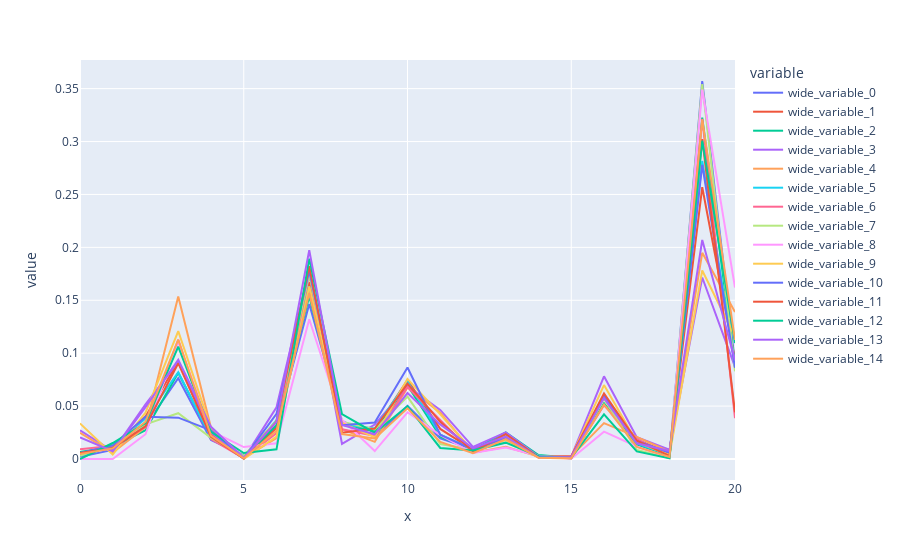

The notebook cell this image was saved under:
### Code cell
x = x2
y = [np.array(x.iloc[0]),np.array(x.iloc[1]),np.array(x.iloc[2]),np.array(x.iloc[3]),np.array(x.iloc[4]),np.array(x.iloc[5]),np.array(x.iloc[6]),
     np.array(x.iloc[7]),np.array(x.iloc[8]),np.array(x.iloc[9]),np.array(x.iloc[10]),np.array(x.iloc[11]),np.array(x.iloc[12]),np.array(x.iloc[13]),np.array(x.iloc[14])]
fig = px.line(x=np.arange(x.shape[1]), y=y)
fig.show()

### Figure 1 — Plotly figure (JSON) as saved in the notebook; plotly's stock layout.template omitted (floating-point values rounded to 4 significant figures)
{"data": [{"hovertemplate": "variable=wide_variable_0<br>x=%{x}<br>value=%{y}<extra></extra>", "legendgroup": "wide_variable_0", "line": {"color": "#636efa", "dash": "solid"}, "marker": {"symbol": "circle"}, "mode": "lines", "name": "wide_variable_0", "orientation": "v", "showlegend": true, "type": "scatter", "x": [0, 1, 2, 3, 4, 5, 6, 7, 8, 9, 10, 11, 12, 13, 14, 15, 16, 17, 18, 19, 20], "xaxis": "x", "y": [0.002224, 0.008607, 0.03164, 0.07628, 0.01796, 0.003536, 0.03058, 0.1464, 0.03599, 0.02102, 0.05013, 0.01953, 0.009206, 0.0198, 0.002057, 0.0008181, 0.0603, 0.01431, 0.002126, 0.3572, 0.09024], "yaxis": "y"}, {"hovertemplate": "variable=wide_variable_1<br>x=%{x}<br>value=%{y}<extra></extra>", "legendgroup": "wide_variable_1", "line": {"color": "#EF553B", "dash": "solid"}, "marker": {"symbol": "circle"}, "mode": "lines", "name": "wide_variable_1", "orientation": "v", "showlegend": true, "type": "scatter", "x": [0, 1, 2, 3, 4, 5, 6, 7, 8, 9, 10, 11, 12, 13, 14, 15, 16, 17, 18, 19, 20], "xaxis": "x", "y": [0.004772, 0.0113, 0.04008, 0.09183, 0.02374, 0.0006655, 0.0293, 0.1671, 0.03252, 0.02791, 0.07451, 0.02844, 0.008719, 0.02151, 0.002332, 0.001783, 0.05891, 0.01831, 0.00551, 0.2568, 0.09395], "yaxis": "y"}, {"hovertemplate": "variable=wide_variable_2<br>x=%{x}<br>value=%{y}<extra></extra>", "legendgroup": "wide_variable_2", "line": {"color": "#00cc96", "dash": "solid"}, "marker": {"symbol": "circle"}, "mode": "lines", "name": "wide_variable_2", "orientation": "v", "showlegend": true, "type": "scatter", "x": [0, 1, 2, 3, 4, 5, 6, 7, 8, 9, 10, 11, 12, 13, 14, 15, 16, 17, 18, 19, 20], "xaxis": "x", "y": [0.006685, 0.01173, 0.02724, 0.08155, 0.02066, 0.0004315, 0.03196, 0.1538, 0.03241, 0.02602, 0.06973, 0.02098, 0.008532, 0.02517, 0.003738, 0.001218, 0.05267, 0.01371, 0.002451, 0.3226, 0.08674], "yaxis": "y"}, {"hovertemplate": "variable=wide_variable_3<br>x=%{x}<br>value=%{y}<extra></extra>", "legendgroup": "wide_variable_3", "line": {"color": "#ab63fa", "dash": "solid"}, "marker": {"symbol": "circle"}, "mode": "lines", "name": "wide_variable_3", "orientation": "v", "showlegend": true, "type": "scatter", "x": [0, 1, 2, 3, 4, 5, 6, 7, 8, 9, 10, 11, 12, 13, 14, 15, 16, 17, 18, 19, 20], "xaxis": "x", "y": [0.02701, 0.007364, 0.05155, 0.09192, 0.02517, 0.0001414, 0.04886, 0.1787, 0.01433, 0.03256, 0.06874, 0.04638, 0.01148, 0.02508, 0.002441, 0.002248, 0.07814, 0.02066, 0.008704, 0.1715, 0.08701], "yaxis": "y"}, {"hovertemplate": "variable=wide_variable_4<br>x=%{x}<br>value=%{y}<extra></extra>", "legendgroup": "wide_variable_4", "line": {"color": "#FFA15A", "dash": "solid"}, "marker": {"symbol": "circle"}, "mode": "lines", "name": "wide_variable_4", "orientation": "v", "showlegend": true, "type": "scatter", "x": [0, 1, 2, 3, 4, 5, 6, 7, 8, 9, 10, 11, 12, 13, 14, 15, 16, 17, 18, 19, 20], "xaxis": "x", "y": [0.02478, 0.006034, 0.03013, 0.1535, 0.02943, 0.0008754, 0.01968, 0.1621, 0.0282, 0.01619, 0.06767, 0.04376, 0.005923, 0.01156, 0.002251, 0.002484, 0.0339, 0.02095, 0.006858, 0.1948, 0.1389], "yaxis": "y"}, {"hovertemplate": "variable=wide_variable_5<br>x=%{x}<br>value=%{y}<extra></extra>", "legendgroup": "wide_variable_5", "line": {"color": "#19d3f3", "dash": "solid"}, "marker": {"symbol": "circle"}, "mode": "lines", "name": "wide_variable_5", "orientation": "v", "showlegend": true, "type": "scatter", "x": [0, 1, 2, 3, 4, 5, 6, 7, 8, 9, 10, 11, 12, 13, 14, 15, 16, 17, 18, 19, 20], "xaxis": "x", "y": [0.003173, 0.01232, 0.0383, 0.08195, 0.02041, 0.0007904, 0.0368, 0.1634, 0.03266, 0.02878, 0.07331, 0.02303, 0.00896, 0.02277, 0.002226, 0.001416, 0.05983, 0.01471, 0.003665, 0.2817, 0.0899], "yaxis": "y"}, {"hovertemplate": "variable=wide_variable_6<br>x=%{x}<br>value=%{y}<extra></extra>", "legendgroup": "wide_variable_6", "line": {"color": "#FF6692", "dash": "solid"}, "marker": {"symbol": "circle"}, "mode": "lines", "name": "wide_variable_6", "orientation": "v", "showlegend": true, "type": "scatter", "x": [0, 1, 2, 3, 4, 5, 6, 7, 8, 9, 10, 11, 12, 13, 14, 15, 16, 17, 18, 19, 20], "xaxis": "x", "y": [0.009284, 0.01248, 0.03019, 0.1127, 0.01875, 0.0006989, 0.02429, 0.1738, 0.02803, 0.02194, 0.06797, 0.0369, 0.005621, 0.02101, 0.001862, 0.001987, 0.05079, 0.01879, 0.002936, 0.3213, 0.03862], "yaxis": "y"}, {"hovertemplate": "variable=wide_variable_7<br>x=%{x}<br>value=%{y}<extra></extra>", "legendgroup": "wide_variable_7", "line": {"color": "#B6E880", "dash": "solid"}, "marker": {"symbol": "circle"}, "mode": "lines", "name": "wide_variable_7", "orientation": "v", "showlegend": true, "type": "scatter", "x": [0, 1, 2, 3, 4, 5, 6, 7, 8, 9, 10, 11, 12, 13, 14, 15, 16, 17, 18, 19, 20], "xaxis": "x", "y": [0.003038, 0.01421, 0.03278, 0.04328, 0.02003, 0.003063, 0.03591, 0.1746, 0.03532, 0.02786, 0.05895, 0.01413, 0.008751, 0.02165, 0.001932, 0.0007414, 0.05707, 0.008563, 0.0009727, 0.3543, 0.0829], "yaxis": "y"}, {"hovertemplate": "variable=wide_variable_8<br>x=%{x}<br>value=%{y}<extra></extra>", "legendgroup": "wide_variable_8", "line": {"color": "#FF97FF", "dash": "solid"}, "marker": {"symbol": "circle"}, "mode": "lines", "name": "wide_variable_8", "orientation": "v", "showlegend": true, "type": "scatter", "x": [0, 1, 2, 3, 4, 5, 6, 7, 8, 9, 10, 11, 12, 13, 14, 15, 16, 17, 18, 19, 20], "xaxis": "x", "y": [0, 0, 0.02341, 0.1108, 0.02651, 0.01128, 0.01481, 0.1321, 0.03708, 0.007473, 0.04413, 0.02256, 0.00564, 0.01086, 0.003102, 0.000282, 0.0258, 0.01184, 0.001269, 0.349, 0.162], "yaxis": "y"}, {"hovertemplate": "variable=wide_variable_9<br>x=%{x}<br>value=%{y}<extra></extra>", "legendgroup": "wide_variable_9", "line": {"color": "#FECB52", "dash": "solid"}, "marker": {"symbol": "circle"}, "mode": "lines", "name": "wide_variable_9", "orientation": "v", "showlegend": true, "type": "scatter", "x": [0, 1, 2, 3, 4, 5, 6, 7, 8, 9, 10, 11, 12, 13, 14, 15, 16, 17, 18, 19, 20], "xaxis": "x", "y": [0.03369, 0.00419, 0.04371, 0.1208, 0.02898, 3.806e-05, 0.02119, 0.163, 0.03404, 0.02052, 0.07569, 0.04211, 0.007376, 0.01785, 0.001601, 0.001921, 0.06983, 0.01607, 0.003744, 0.1781, 0.1155], "yaxis": "y"}, {"hovertemplate": "variable=wide_variable_10<br>x=%{x}<br>value=%{y}<extra></extra>", "legendgroup": "wide_variable_10", "line": {"color": "#636efa", "dash": "solid"}, "marker": {"symbol": "circle"}, "mode": "lines", "name": "wide_variable_10", "orientation": "v", "showlegend": true, "type": "scatter", "x": [0, 1, 2, 3, 4, 5, 6, 7, 8, 9, 10, 11, 12, 13, 14, 15, 16, 17, 18, 19, 20], "xaxis": "x", "y": [0.005748, 0.01283, 0.03996, 0.0391, 0.02711, 0.0006371, 0.04263, 0.1776, 0.03194, 0.0345, 0.08645, 0.02295, 0.008898, 0.01975, 0.002289, 0.000674, 0.05982, 0.01697, 0.005973, 0.2779, 0.08623], "yaxis": "y"}, {"hovertemplate": "variable=wide_variable_11<br>x=%{x}<br>value=%{y}<extra></extra>", "legendgroup": "wide_variable_11", "line": {"color": "#EF553B", "dash": "solid"}, "marker": {"symbol": "circle"}, "mode": "lines", "name": "wide_variable_11", "orientation": "v", "showlegend": true, "type": "scatter", "x": [0, 1, 2, 3, 4, 5, 6, 7, 8, 9, 10, 11, 12, 13, 14, 15, 16, 17, 18, 19, 20], "xaxis": "x", "y": [0.005587, 0.01045, 0.03093, 0.09053, 0.02086, 0.0004589, 0.0354, 0.1822, 0.02485, 0.02881, 0.0713, 0.0351, 0.006993, 0.02349, 0.001709, 0.002713, 0.06194, 0.01723, 0.002945, 0.3023, 0.04417], "yaxis": "y"}, {"hovertemplate": "variable=wide_variable_12<br>x=%{x}<br>value=%{y}<extra></extra>", "legendgroup": "wide_variable_12", "line": {"color": "#00cc96", "dash": "solid"}, "marker": {"symbol": "circle"}, "mode": "lines", "name": "wide_variable_12", "orientation": "v", "showlegend": true, "type": "scatter", "x": [0, 1, 2, 3, 4, 5, 6, 7, 8, 9, 10, 11, 12, 13, 14, 15, 16, 17, 18, 19, 20], "xaxis": "x", "y": [0, 0.0151, 0.03393, 0.1062, 0.02559, 0.005605, 0.009133, 0.1894, 0.04234, 0.02463, 0.05002, 0.01042, 0.007946, 0.01543, 0.002605, 0.001187, 0.0421, 0.007221, 0.0006924, 0.3009, 0.1095], "yaxis": "y"}, {"hovertemplate": "variable=wide_variable_13<br>x=%{x}<br>value=%{y}<extra></extra>", "legendgroup": "wide_variable_13", "line": {"color": "#ab63fa", "dash": "solid"}, "marker": {"symbol": "circle"}, "mode": "lines", "name": "wide_variable_13", "orientation": "v", "showlegend": true, "type": "scatter", "x": [0, 1, 2, 3, 4, 5, 6, 7, 8, 9, 10, 11, 12, 13, 14, 15, 16, 17, 18, 19, 20], "xaxis": "x", "y": [0.02048, 0.007309, 0.04901, 0.0937, 0.0304, 0.001157, 0.03506, 0.1972, 0.03227, 0.02335, 0.06228, 0.03272, 0.01021, 0.02122, 0.00145, 0.001874, 0.05754, 0.01486, 0.007589, 0.2069, 0.09334], "yaxis": "y"}, {"hovertemplate": "variable=wide_variable_14<br>x=%{x}<br>value=%{y}<extra></extra>", "legendgroup": "wide_variable_14", "line": {"color": "#FFA15A", "dash": "solid"}, "marker": {"symbol": "circle"}, "mode": "lines", "name": "wide_variable_14", "orientation": "v", "showlegend": true, "type": "scatter", "x": [0, 1, 2, 3, 4, 5, 6, 7, 8, 9, 10, 11, 12, 13, 14, 15, 16, 17, 18, 19, 20], "xaxis": "x", "y": [0.004602, 0.009995, 0.03525, 0.1127, 0.02206, 0.0006079, 0.02663, 0.1568, 0.02362, 0.01936, 0.04789, 0.01609, 0.005393, 0.0188, 0.001197, 0.0005923, 0.05161, 0.0115, 0.001843, 0.3209, 0.1125], "yaxis": "y"}], "layout": {"autosize": true, "legend": {"title": {"text": "variable"}, "tracegroupgap": 0}, "margin": {"t": 60}, "xaxis": {"anchor": "y", "autorange": true, "domain": [0, 1], "range": [0, 20], "title": {"text": "x"}, "type": "linear"}, "yaxis": {"anchor": "x", "autorange": true, "domain": [0, 1], "range": [-0.01985, 0.3771], "title": {"text": "value"}, "type": "linear"}}}
